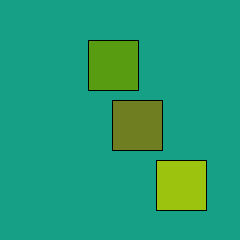
Frame 1 (no input)
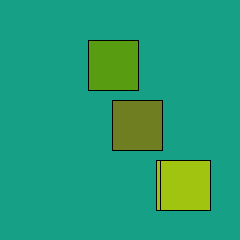
Frame 60 (the mouse pressed at the canvas centre just before this capture)
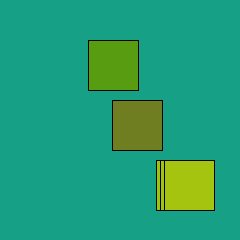
Frame 120 (the mouse held since frame 60 and released just before this capture)

The Processing sketch that drew these frames (run headless with seeded random() and noise(); from frame 60 on, the mouse is pressed at the canvas centre):

// Processing sketch: abstract_clock
// ── abstract_clock.pde
void setup() {
  size(240,240);
  background(22, 160, 133);
}
void draw() {
  fill(second()*4, 196, 15);
  rect(second()*4, 160,50,50);
  
  fill(minute()*4, 126, 34);
  rect(minute()*4, 100,50,50);
  
  fill(hour()*4,156, 18);
  rect(hour()*4, 40,50,50);
}
